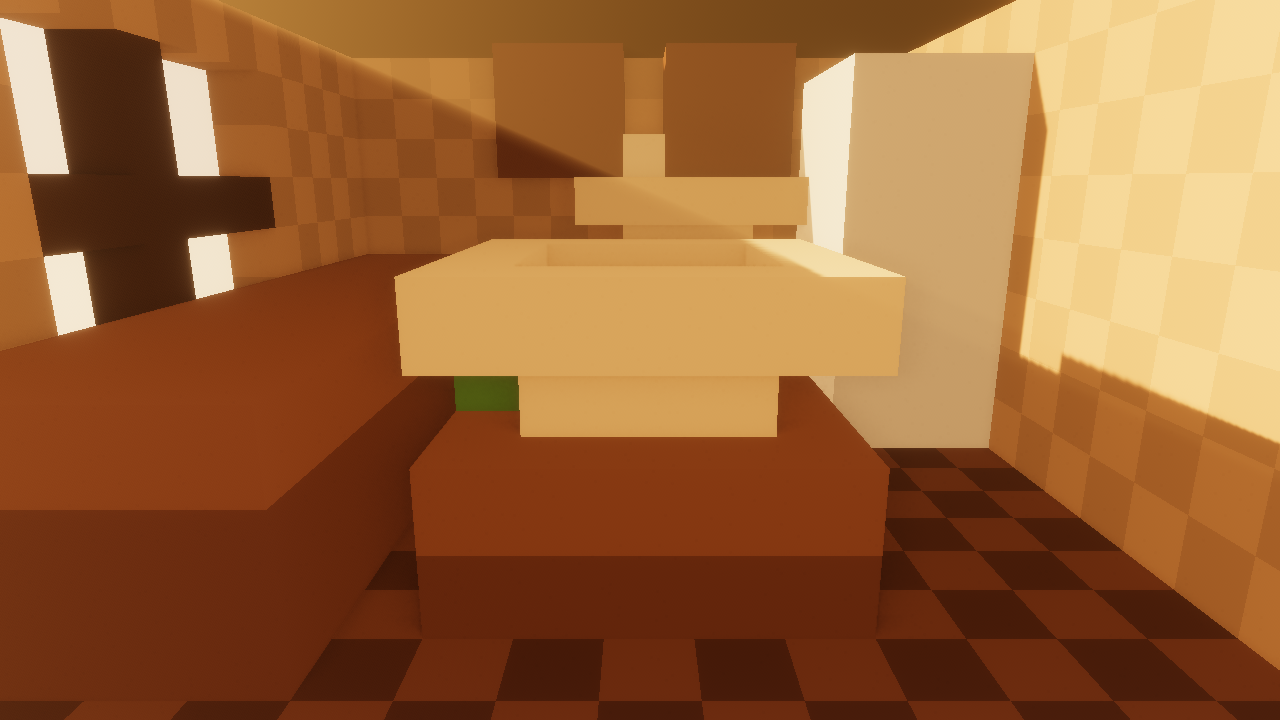
#> input picture hero-golden-a.png, 1280 x 720 px
$ python -i _poppy_depromptify.py   (imports and definitions only)
#> lines starting #> are read from the running program, lines starting #| are printed output that depends on the picture
#> in clean, bgr is the input picture: shape (720, 1280, 3); mean B, G, R 53.5, 98.9, 153.9
"""Erase the residual "[E] ..." quest prompt from a NOHUD capture frame.

Why this exists at all: `VOXELFORGE_NOHUD=1` blanks every HUD widget that is
spawned once (FPS readout, crosshair, objective tracker, HP/stamina bars) — those
are gone from these frames at the source. It does NOT win against the quest
prompts, because `quest.rs` despawns and re-spawns them EVERY frame and the only
NOHUD-capable binary on disk (08:45) still runs `nohud_sweep` before that respawn
has flushed. The spawn-site fix landed later (commit 31f1d71) and the build lane
is held, so on this binary the prompt is in the frame no matter the camera.

The avatar also cannot be walked out of `CAMPFIRE_REST_RANGE` (4.0) before the
grab: `VOXELFORGE_SHOT` fires at a hardcoded 3.2 s and spawn sits 3.0 blocks from
the fire, so the prompt is live in every reachable frame.

So the text is removed in post. Scope is deliberately narrow — it repaints ONLY
pixels that are part of a detected glyph row, never a rectangle of scenery.
"""
import sys
import cv2
import numpy as np


def prompt_mask(bgr):
    """Mask of the prompt glyphs, or None if the frame carries no prompt row.

    Glyphs are thin bright strokes composited on top of the render, so they sit
    far above their own local background regardless of how hazed the scene is —
    absolute-brightness thresholds miss a prompt drawn over pale limestone. What
    makes them unmistakable is BASELINE ALIGNMENT: many same-height blobs whose
    tops share one scanline across hundreds of px. Voxel texture never does that.
    """
    h, w = bgr.shape[:2]
#> h = 720; w = 1280
    y0, y1 = int(h * 0.83), int(h * 0.99)
#> y0 = 597; y1 = 712
    x0, x1 = int(w * 0.20), int(w * 0.80)
#> x0 = 256; x1 = 1024
    band = cv2.cvtColor(bgr[y0:y1, x0:x1], cv2.COLOR_BGR2GRAY).astype(np.int16)
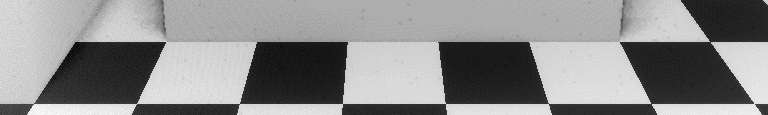
#> band: shape (115, 768) int16; min 34, max 62, mean 49.4; drawn with min black and max white

    opened = cv2.morphologyEx(band.astype(np.uint8), cv2.MORPH_OPEN,
                              cv2.getStructuringElement(cv2.MORPH_RECT, (9, 9)))
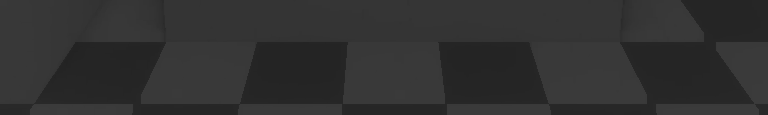
#> opened: shape (115, 768); min 34, max 60, mean 48.8
    strokes = ((band - opened) > 16).astype(np.uint8)
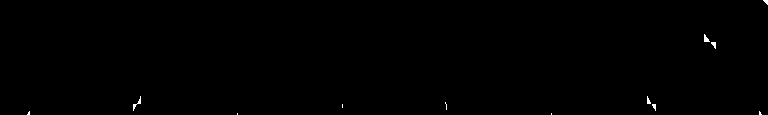
#> strokes: shape (115, 768); values 0 (black) and 1 (white), 0.19% white in thin lines or dots

    n, lab, stats, _ = cv2.connectedComponentsWithStats(strokes, 8)
#> lab: shape (115, 768) int32; 13 distinct labels, from 0 to 12
#> n = 13; stats = 13 rows, first 6: [0, 0, 768, 115, 88152], [763, 0, 5, 5, 15], [704, 34, 6, 8, 28], [711, 42, 5, 7, 22], [133, 96, 8, 15, 33], [647, 96, 4, 8, 20]
    rows = {}
    for i in range(1, n):
        x, y, bw, bh, area = stats[i]
        if 4 <= bh <= 26 and 1 <= bw <= 30 and area >= 3:
            rows.setdefault(y // 4, []).append((i, x))
#> this loop made 12 passes
#> after the loop, rows = {0: [(1, 763)], 8: [(2, 704)], 10: [(3, 711)], 24: [(4, 133), (5, 647)], 25: [(6, 445)], 26: [(7, 342), (8, 652)], 27: [(9, 27), (10, 759)]}

    mask = np.zeros((h, w), np.uint8)
    found = False
    for _, comps in rows.items():
        xs = [x for _, x in comps]
        if len(comps) < 8 or (max(xs) - min(xs)) < int(w * 0.05):
            continue  # not a text line — a few aligned block edges
        found = True
        for i, _ in comps:
            mask[y0:y1, x0:x1][lab == i] = 255
#> this loop made 7 passes
#> (comps, xs) on passes 1 to 7: ([(1, 763)], [763]), ([(2, 704)], [704]), ([(3, 711)], [711]), ([(4, 133), (5, 647)], [133, 647]), ([(6, 445)], [445]), ([(7, 342), (8, 652)], [342, 652]), ([(9, 27), (10, 759)], [27, 759])
#> mask: shape (720, 1280); every value is 0
    if not found:
        return None
    # Grow past the glyph's antialiased fringe so no halo survives the repaint.
    return cv2.dilate(mask, np.ones((7, 7), np.uint8), iterations=1)


def clean(src, dst):
    bgr = cv2.imread(src, cv2.IMREAD_COLOR)
    if bgr is None:
        raise SystemExit(f"cannot read {src}")
    m = prompt_mask(bgr)
    if m is None:
        cv2.imwrite(dst, bgr)
        return 0
    out = cv2.inpaint(bgr, m, 4, cv2.INPAINT_TELEA)
    cv2.imwrite(dst, out)
    return int((m > 0).sum())


# [5 lines not run here, left out]

>>> result = clean('../hero-golden-a.png', 'out.png')
